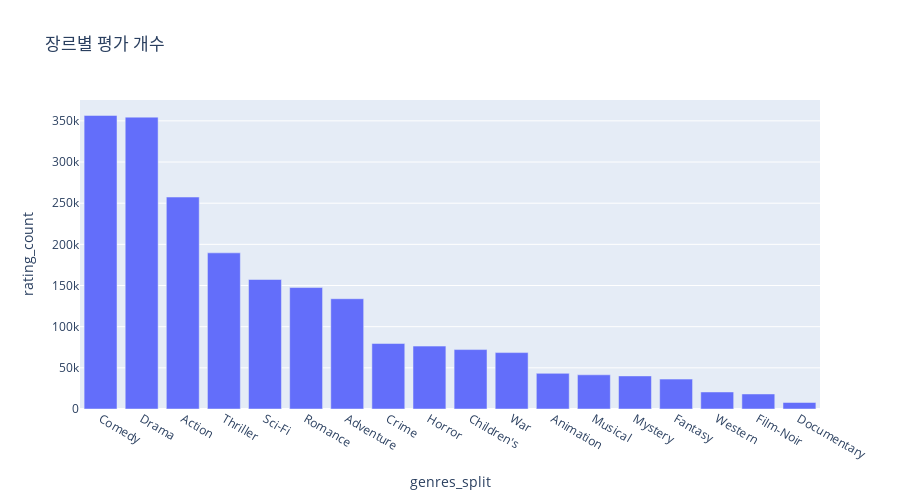

Source (notebook cell):
### Code cell
# plotly 버전
px.bar(rating_by_genre_df, x='genres_split', y='rating_count', height=500, title='장르별 평가 개수').update_xaxes(categoryorder="total descending")

### Figure 1 — Plotly figure (JSON) as saved in the notebook; plotly's stock layout.template omitted (floating-point values rounded to 4 significant figures)
{"data": [{"alignmentgroup": "True", "hovertemplate": "genres_split=%{x}<br>rating_count=%{y}<extra></extra>", "legendgroup": "", "marker": {"color": "#636efa", "pattern": {"shape": ""}}, "name": "", "offsetgroup": "", "orientation": "v", "showlegend": false, "textposition": "auto", "type": "bar", "x": ["Horror", "Children's", "Fantasy", "Sci-Fi", "Adventure", "Action", "Comedy", "Thriller", "Romance", "Western", "Musical", "Mystery", "Animation", "Crime", "Drama", "War", "Documentary", "Film-Noir"], "xaxis": "x", "y": [76386, 72186, 36301, 157294, 133953, 257457, 356580, 189680, 147523, 20683, 41533, 40178, 43293, 79541, 354529, 68527, 7910, 18261], "yaxis": "y"}], "layout": {"barmode": "relative", "height": 500, "legend": {"tracegroupgap": 0}, "title": {"text": "장르별 평가 개수"}, "xaxis": {"anchor": "y", "categoryorder": "total descending", "domain": [0, 1], "title": {"text": "genres_split"}}, "yaxis": {"anchor": "x", "domain": [0, 1], "title": {"text": "rating_count"}}}}
